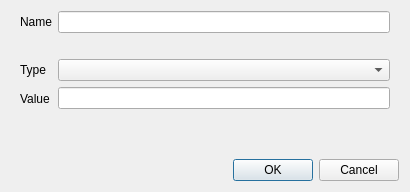
<?xml version="1.0" encoding="UTF-8"?>
<ui version="4.0">
 <class>CustomAttributesDialog</class>
 <widget class="QDialog" name="CustomAttributesDialog">
  <property name="geometry">
   <rect>
    <x>0</x>
    <y>0</y>
    <width>410</width>
    <height>192</height>
   </rect>
  </property>
  <property name="windowTitle">
   <string>Add New Custom Attribute</string>
  </property>
  <layout class="QVBoxLayout" name="verticalLayout">
   <item>
    <widget class="QFrame" name="centralwidget">
     <layout class="QFormLayout" name="formLayout">
      <property name="topMargin">
       <number>0</number>
      </property>
      <property name="bottomMargin">
       <number>0</number>
      </property>
      <item row="0" column="0">
       <widget class="QLabel" name="label_Name">
        <property name="text">
         <string>Name</string>
        </property>
       </widget>
      </item>
      <item row="0" column="1">
       <widget class="QLineEdit" name="lineEdit_Name">
        <property name="toolTip">
         <string>&lt;html&gt;&lt;head/&gt;&lt;body&gt;&lt;p&gt;The key name for the new JSON field&lt;/p&gt;&lt;/body&gt;&lt;/html&gt;</string>
        </property>
        <property name="clearButtonEnabled">
         <bool>true</bool>
        </property>
       </widget>
      </item>
      <item row="2" column="0">
       <widget class="QLabel" name="label_Type">
        <property name="text">
         <string>Type</string>
        </property>
       </widget>
      </item>
      <item row="2" column="1">
       <widget class="NoScrollComboBox" name="comboBox_Type">
        <property name="toolTip">
         <string>&lt;html&gt;&lt;head/&gt;&lt;body&gt;&lt;p&gt;The data type for the new JSON field&lt;/p&gt;&lt;/body&gt;&lt;/html&gt;</string>
        </property>
       </widget>
      </item>
      <item row="3" column="0">
       <widget class="QLabel" name="label_Value">
        <property name="text">
         <string>Value</string>
        </property>
       </widget>
      </item>
      <item row="3" column="1">
       <widget class="QStackedWidget" name="stackedWidget_Value">
        <property name="sizePolicy">
         <sizepolicy hsizetype="Preferred" vsizetype="Fixed">
          <horstretch>0</horstretch>
          <verstretch>0</verstretch>
         </sizepolicy>
        </property>
        <property name="toolTip">
         <string>&lt;html&gt;&lt;head/&gt;&lt;body&gt;&lt;p&gt;The value for the new JSON field&lt;/p&gt;&lt;/body&gt;&lt;/html&gt;</string>
        </property>
        <widget class="QWidget" name="page_String">
         <layout class="QHBoxLayout" name="horizontalLayout">
          <property name="leftMargin">
           <number>0</number>
          </property>
          <property name="topMargin">
           <number>0</number>
          </property>
          <property name="rightMargin">
           <number>0</number>
          </property>
          <property name="bottomMargin">
           <number>0</number>
          </property>
          <item>
           <widget class="QLineEdit" name="lineEdit_Value"/>
          </item>
         </layout>
        </widget>
        <widget class="QWidget" name="page_Number">
         <layout class="QHBoxLayout" name="horizontalLayout_2">
          <property name="leftMargin">
           <number>0</number>
          </property>
          <property name="topMargin">
           <number>0</number>
          </property>
          <property name="rightMargin">
           <number>0</number>
          </property>
          <property name="bottomMargin">
           <number>0</number>
          </property>
          <item>
           <widget class="QSpinBox" name="spinBox_Value"/>
          </item>
         </layout>
        </widget>
        <widget class="QWidget" name="page_Boolean">
         <layout class="QHBoxLayout" name="horizontalLayout_3">
          <property name="leftMargin">
           <number>0</number>
          </property>
          <property name="topMargin">
           <number>0</number>
          </property>
          <property name="rightMargin">
           <number>0</number>
          </property>
          <property name="bottomMargin">
           <number>0</number>
          </property>
          <item>
           <widget class="QCheckBox" name="checkBox_Value">
            <property name="text">
             <string/>
            </property>
           </widget>
          </item>
         </layout>
        </widget>
       </widget>
      </item>
      <item row="1" column="0" colspan="2">
       <widget class="QLabel" name="label_NameError">
        <property name="visible">
         <bool>false</bool>
        </property>
        <property name="styleSheet">
         <string notr="true">color: rgb(255, 0, 0)</string>
        </property>
        <property name="text">
         <string/>
        </property>
       </widget>
      </item>
     </layout>
    </widget>
   </item>
   <item>
    <widget class="QDialogButtonBox" name="buttonBox">
     <property name="standardButtons">
      <set>QDialogButtonBox::StandardButton::Cancel|QDialogButtonBox::StandardButton::Ok</set>
     </property>
    </widget>
   </item>
  </layout>
 </widget>
 <customwidgets>
  <customwidget>
   <class>NoScrollComboBox</class>
   <extends>QComboBox</extends>
   <header>noscrollcombobox.h</header>
  </customwidget>
 </customwidgets>
 <resources/>
 <connections/>
</ui>
